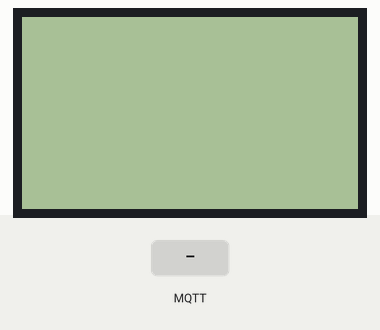
Simulated run of this sketch. Board: ESP8266 (NodeMCU). Parts: 84×48 one-colour display. The test bench sets the inputs (shaded band). WiFi joins after 1.5 s; servers stay silent unless stated; no MQTT or app messages arrive unless stated; what the sketch prints to the serial monitor is not drawn.

Above: at 2.7 s.
2.8 s: MQTT message "1" arrives on the first subscribed topic
At 4.0 s:
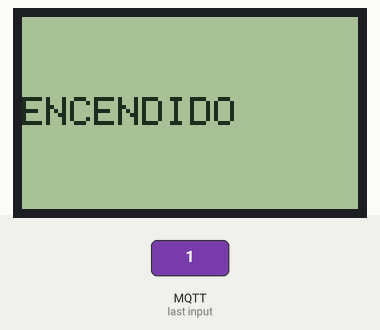
4.3 s: MQTT message "on" arrives on the first subscribed topic
At 5.3 s:
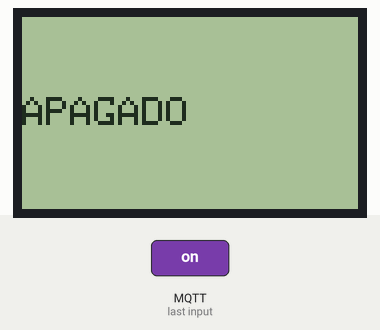
5.8 s: MQTT message "1" arrives on the first subscribed topic
At 6.4 s:
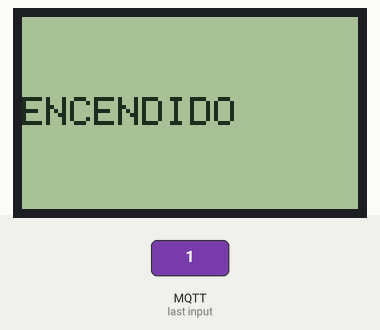
7.3 s: MQTT message "0" arrives on the first subscribed topic
At 8.7 s:
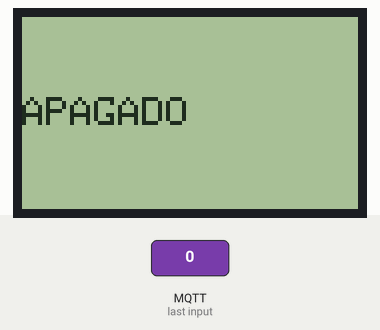
Timing chart, 0 to 9.8 s (numbered marks = the images above; inputs shaded):
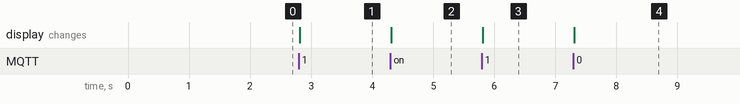

Measured:
- after the input at 2.8 s, the display: changes at once (image 1)
- after the input at 4.3 s, the display: changes at once (image 2)
- after the input at 5.8 s, the display: changes at once (image 3)
- after the input at 7.3 s, the display: changes at once (image 4)

The sketch:

ESPmqttAdafruitLCD.ino
```cpp
#include <SPI.h>
#include <Adafruit_GFX.h>
#include <Adafruit_PCD8544.h>
#include <ESP8266WiFi.h>
#include <PubSubClient.h>
#include "definitions.h"

WiFiClient espClient;
PubSubClient client(espClient);
Adafruit_PCD8544 display = Adafruit_PCD8544(14, 13, 12, 5, 2);

void setup() {
  display.begin();
  display.setContrast(80);

  pinMode(BUILTIN_LED, OUTPUT);
  Serial.begin(115200);
  setupWiFi();

  client.setServer(mqttServer, 1883);
  client.setCallback(callback);
}

void loop() {
  if (!client.connected()) {
    reconnect();
  }
  client.loop();

  long now = millis();

  if (now - lastMsg > timeUpdate) {
    lastMsg = now;
    value = analogRead(A0);
    snprintf (msg, 50, "%ld", value);
    Serial.print("Publish message: ");
    Serial.println(msg);
    client.publish("mtcnxd/feeds/sensor", msg);
  }
}
```

definitions.h
```cpp
#include <Arduino.h>

const char* ssid = "OFICINA";
const char* password = "2627F68597";

const char* mqttServer = "io.adafruit.com";
const char* mqttUser = "mtcnxd";
const char* mqttPassword = "f0dd74b723d90a2ca81a2fc6af57c5e0dc6982e4";
const String mqttClientId = "mtc.nxd@gmail.com";

long lastMsg = 0;
char msg[50];
int value = 0;

int timeUpdate = 60000;
```

functions.ino
```cpp
void setupWiFi() {
  delay(10);
  Serial.println();
  Serial.print("Connecting to ");
  Serial.println(ssid);

  WiFi.begin(ssid, password);

  while (WiFi.status() != WL_CONNECTED) {
    Serial.print(".");
    delay(500);
  }

  randomSeed(micros());

  Serial.print("WiFi connected. ");
  Serial.print("IP address: ");
  Serial.println(WiFi.localIP());
}


void callback(char* topic, byte* payload, unsigned int length) {
  Serial.print("Message arrived [");
  Serial.print(topic);
  Serial.print("] ");
  for (int i = 0; i < length; i++) {
    Serial.print((char)payload[i]);
  }
  Serial.println();

  //String value = (String)(char)payload[0];
  //showMessage(value);

  if ((char)payload[0] == '1') {
    digitalWrite(BUILTIN_LED, LOW);
    showMessage("ENCENDIDO");
  } else {
    digitalWrite(BUILTIN_LED, HIGH);
    showMessage("APAGADO");
  }
}


void reconnect() {
  while (!client.connected()) {
    Serial.print("Attempting MQTT connection: ");
    Serial.println(mqttServer);

    if (client.connect(mqttClientId.c_str(), mqttUser, mqttPassword)) {
      Serial.println("connected to server");
      client.publish("mtcnxd/feeds/led", "Ready");
      client.subscribe("mtcnxd/feeds/led");
    } else {
      Serial.print("failed, rc=");
      Serial.print(client.state());
      Serial.println(" try again in 5 seconds");
      delay(5000);
    }
  }
}

void showMessage(String msg) {
  display.clearDisplay();
  display.setTextColor(BLACK);
  display.setCursor(0, 20);
  display.println(msg);
  display.display();
}
```
